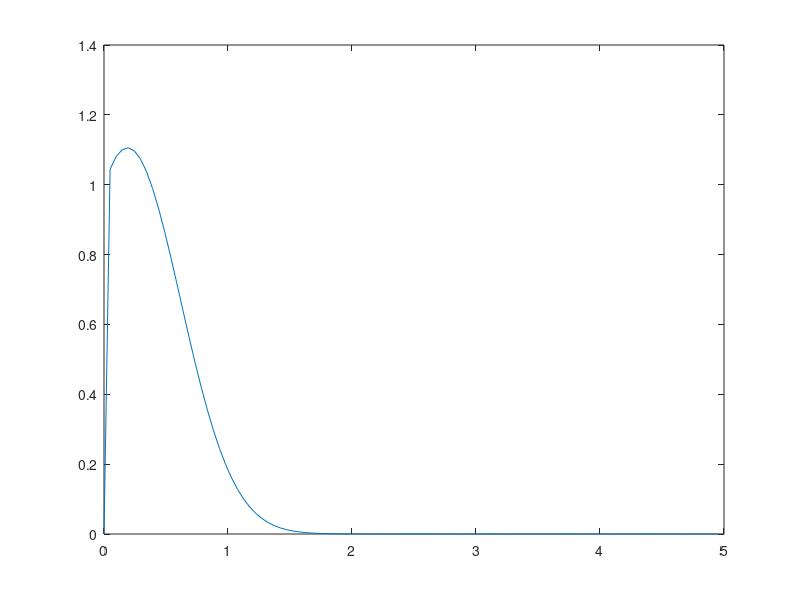

Here is the MATLAB script that generated this plot:
psi= [0, 1.02174, 1.03953, 1.04896, 1.05155, 1.04725, 1.03615, 1.01843, 0.994451, 0.964651, 0.929589, 0.889905, 0.846307, 0.799544, 0.750393, 0.69963, 0.648012, 0.596263, 0.54505, 0.494978, 0.446572, 0.40028, 0.35646, 0.315388, 0.277253, 0.24217, 0.210179, 0.18126, 0.155337, 0.13229, 0.111963, 0.0941765, 0.0787321, 0.0654222, 0.0540366, 0.0443675, 0.0362144, 0.0293878, 0.0237109, 0.0190219, 0.0151746, 0.0120382, 0.00949785, 0.00745308, 0.00581735, 0.00451676, 0.00348878, 0.002681, 0.00204989, 0.00155958, 0.00118076, 0.000889654, 0.000667148, 0.000497962, 0.000369977, 0.000273646, 0.000201497, 0.000147722, 0.000107831, 7.83789e-05, 5.67327e-05, 4.08954e-05, 2.93595e-05, 2.09932e-05, 1.49516e-05, 1.06072e-05, 7.49606e-06, 5.27725e-06, 3.70119e-06, 2.58613e-06, 1.80032e-06, 1.24868e-06, 8.62922e-07, 5.94178e-07, 4.07658e-07, 2.78688e-07, 1.89839e-07, 1.28857e-07, 8.71526e-08, 5.87365e-08, 3.94448e-08, 2.6395e-08, 1.75995e-08, 1.16928e-08, 7.74052e-09, 5.1056e-09, 3.35534e-09, 2.19699e-09, 1.43321e-09, 9.3146e-10, 6.03082e-10, 3.88981e-10, 2.4992e-10, 1.59947e-10, 1.0196e-10, 6.47357e-11, 4.09346e-11, 2.57778e-11, 1.61654e-11, 1.00945e-11, 6.27647e-12, 3.67122e-12, ];
rho= [0, 0.0490196, 0.0980392, 0.147059, 0.196078, 0.245098, 0.294118, 0.343137, 0.392157, 0.441176, 0.490196, 0.539216, 0.588235, 0.637255, 0.686275, 0.735294, 0.784314, 0.833333, 0.882353, 0.931373, 0.980392, 1.02941, 1.07843, 1.12745, 1.17647, 1.22549, 1.27451, 1.32353, 1.37255, 1.42157, 1.47059, 1.51961, 1.56863, 1.61765, 1.66667, 1.71569, 1.76471, 1.81373, 1.86275, 1.91176, 1.96078, 2.0098, 2.05882, 2.10784, 2.15686, 2.20588, 2.2549, 2.30392, 2.35294, 2.40196, 2.45098, 2.5, 2.54902, 2.59804, 2.64706, 2.69608, 2.7451, 2.79412, 2.84314, 2.89216, 2.94118, 2.9902, 3.03922, 3.08824, 3.13725, 3.18627, 3.23529, 3.28431, 3.33333, 3.38235, 3.43137, 3.48039, 3.52941, 3.57843, 3.62745, 3.67647, 3.72549, 3.77451, 3.82353, 3.87255, 3.92157, 3.97059, 4.01961, 4.06863, 4.11765, 4.16667, 4.21569, 4.26471, 4.31373, 4.36275, 4.41176, 4.46078, 4.5098, 4.55882, 4.60784, 4.65686, 4.70588, 4.7549, 4.80392, 4.85294, 4.90196, 4.95098, ];
plot(rho,psi.*psi)
